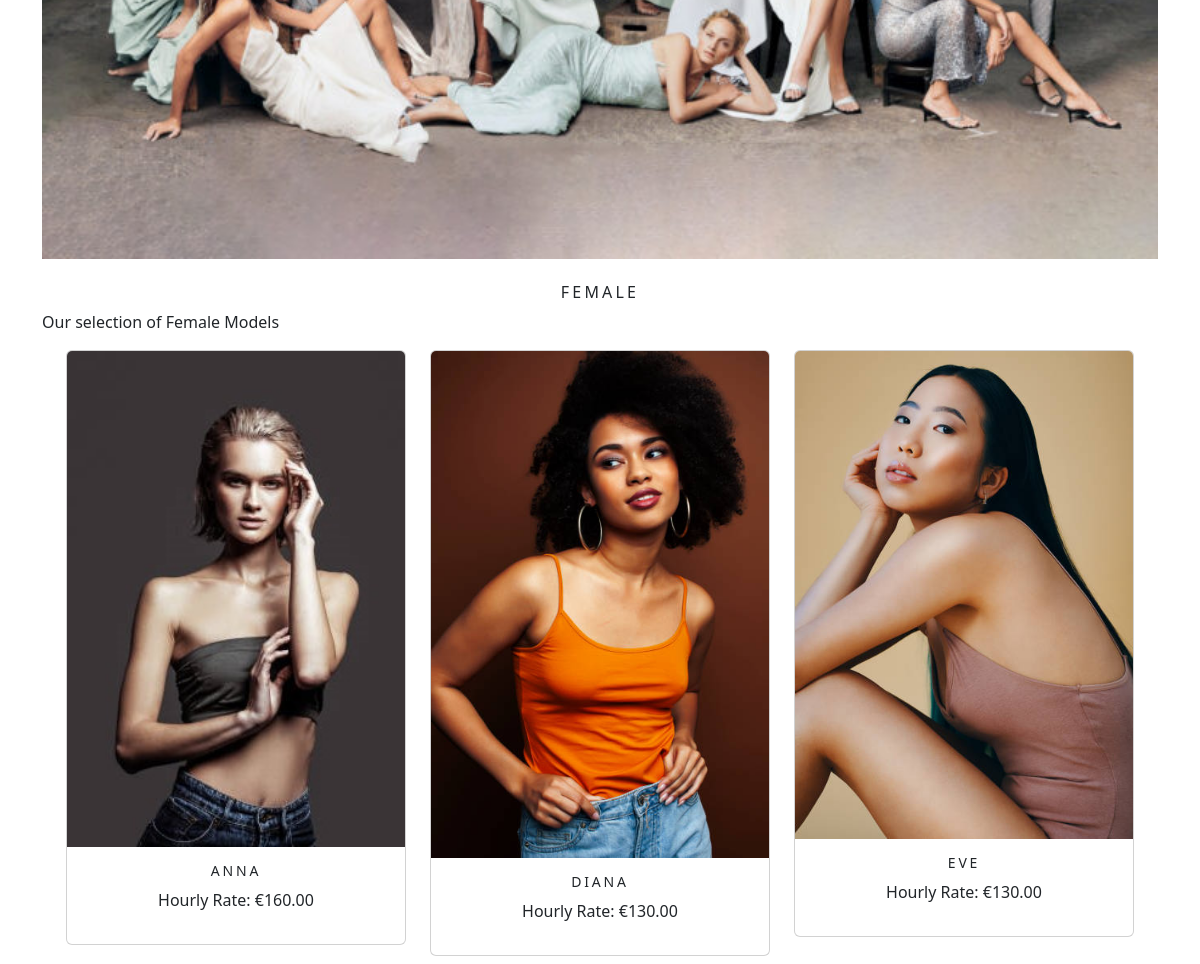
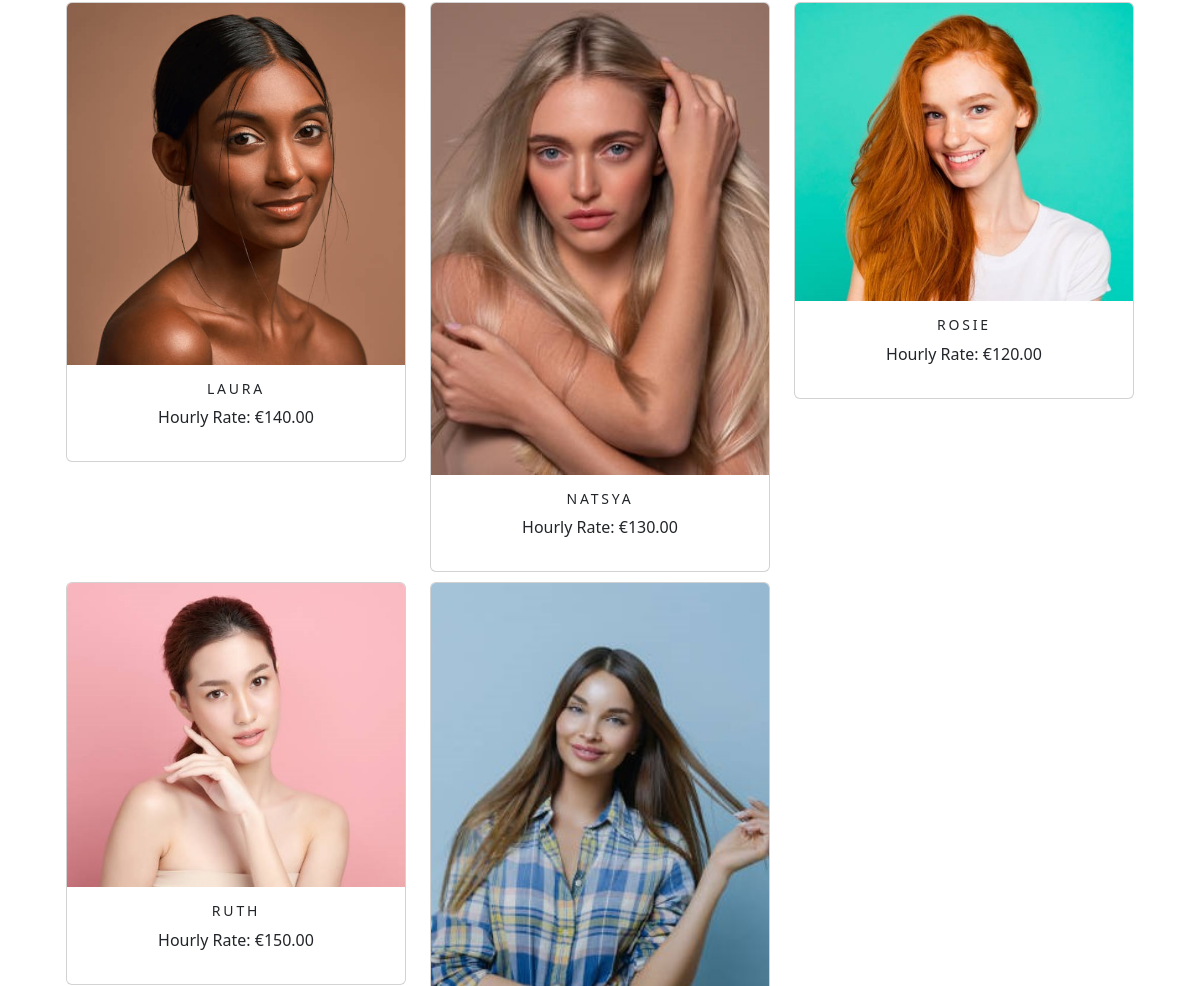
Before: /005fdd27-d5b4-473c-82e8-7c0a15552352/ (middle part) with the older database file (2 pictures, top to bottom).
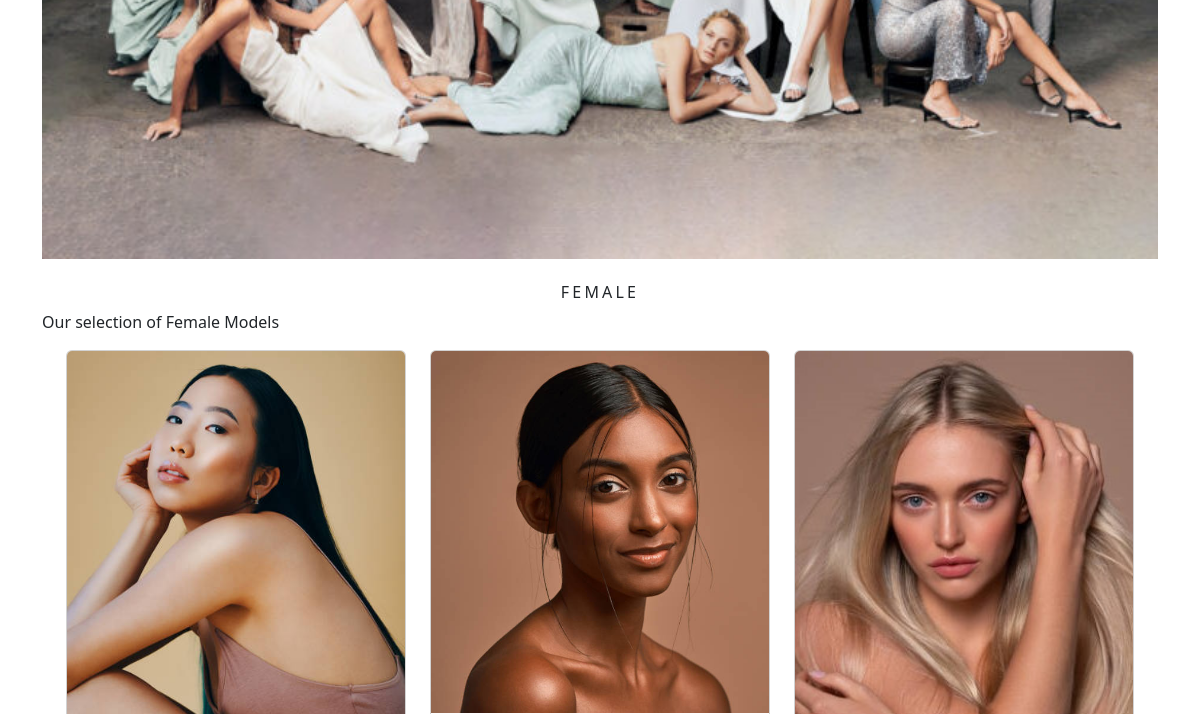
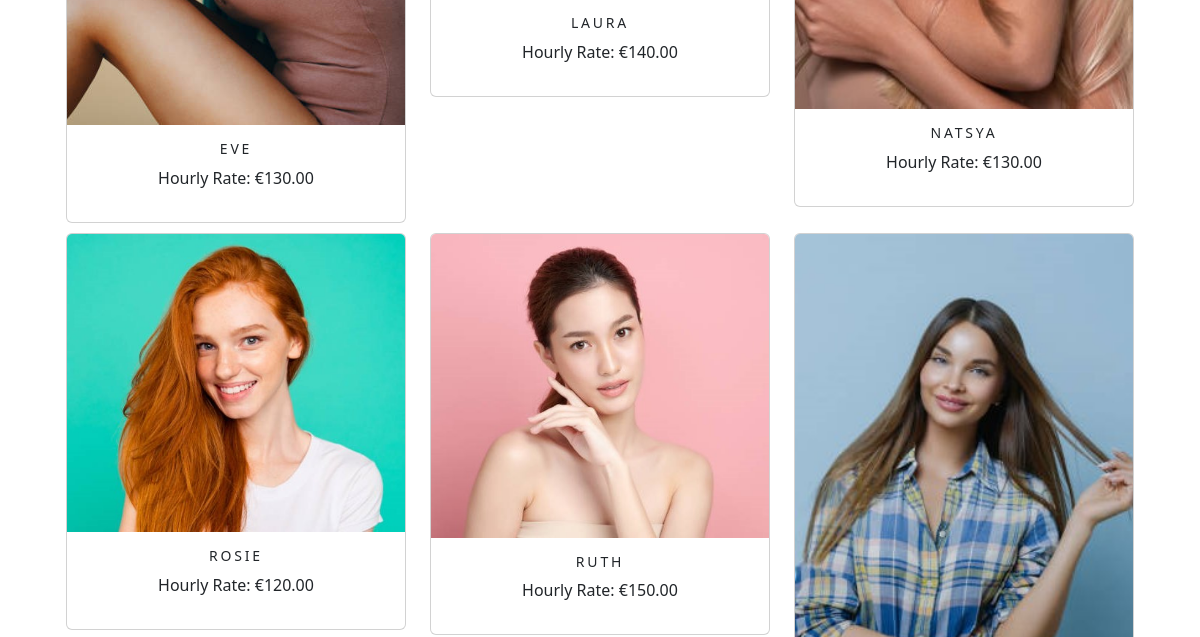
After: the same page with the newer database file (2 pictures, top to bottom).
### sobaka/models.py (models this page shows, shortened)
class Human(models.Model):
    id = models.UUIDField(
        primary_key=True,
        default=uuid.uuid4,
        editable=False)
    name = models.CharField(max_length=250, unique=True)
    category = models.ForeignKey(Category, on_delete=models.CASCADE)
    price = models.DecimalField(max_digits=10, decimal_places=2)
    image1 = models.ImageField(upload_to=upload_to_human, blank=True)
    image2 = models.ImageField(upload_to=upload_to_human, blank=True)
    image3 = models.ImageField(upload_to=upload_to_human, blank=True)
    image4 = models.ImageField(upload_to=upload_to_human, blank=True)
    image5 = models.ImageField(upload_to=upload_to_human, blank=True)
    available = models.BooleanField(default=True)
    if available==True:
        available_hours = models.IntegerField()
    height = models.IntegerField(blank=True, null=True)
    shoe_size = models.IntegerField(blank=True, null=True)
    waist_size = models.IntegerField(blank=True, null=True)
    bust_size = models.IntegerField(blank=True, null=True)
    hip_size = models.IntegerField(blank=True, null=True)
    eye_color = models.CharField(max_length=250, blank=True)
    hair_color = models.CharField(max_length=250, blank=True)
    class Meta:
        ordering = ('name',)
        verbose_name = 'human'
        verbose_name_plural = 'humans'
    def get_absolute_url(self):
        return reverse('sobaka:human_detail', args=[self.category.id, self.id])

### sobaka/views.py (the view)
# urls.py: path('', views.hum_list, name = 'all_humans'),
def hum_list(request, category_id=None):
    category = None
    humans = Human.objects.filter(available=True)
    if category_id:
        category = get_object_or_404(Category, id=category_id)
        humans = Human.objects.filter(category=category, available=True)
    paginator = Paginator(humans, 15)
    try:
        page = int(request.GET.get('page', '1'))
    except:
        page = 1
    try:
        humans = paginator.page(page)
    except (EmptyPage,InvalidPage):
        humans = paginator.page(paginator.num_pages)
    return render(request, 'sobaka/category.html',{'category':category, 'hums':humans})

### cart/context_processors.py (called while the page is built)
def counter(request):
    item_count = 0
    if 'admin' in request.path:
        return {}
    else:
        try:
            cart = Cart.objects.filter(cart_id=_cart_id(request))
            cart_items = CartItem.objects.all().filter(cart=cart[:1])
            for cart_item in cart_items:
                item_count += cart_item.quantity
        except Cart.DoesNotExist:
            item_count = 0
    return {'item_count':item_count}

### cart/views.py (called while the page is built)
def _cart_id(request):
    cart = request.session.session_key
    if not cart:
        cart = request.session.create()
    return cart

### sobaka/context_processors.py (called while the page is built)
def menu_links(request):
    links = Category.objects.all()
    return {'links':links}

### sobaka/models.py (called while the page is built)
    def get_absolute_url(self):
        return reverse('sobaka:humans_by_category', args=[self.id])

### sobaka/templates/sobaka/category.html (shortened to what this page needs)
{% extends "base.html" %}
{% load static %}
{% block content %}
    <div class="mx-auto">
        {% if category %}
            <img class="my_image" src="{{category.image.url}}" alt="{{category.name}}">
        </div>
        <br>
        <div>
            <h1 class="text-center my_title">{{category.name}}</h1>
            <p class="text-justify">{{category.description}}</p>
        </div>
    {% endif %}
    <div class="container">
        <div class="row mx-auto">
            {% for human in hums %}
                <div class="my_bottom_margin col-9 col-lg-4 col-sm-12 col-md-4">
                    <div class="card text-center" style="min-width:18rem;">
                        <a class ="img" href="{{human.get_absolute_url}}"><img class="card-img-top
                          my_image"src="{{human.image1.url}}" alt="{{human.name}}"></a>
                        <div class="card-body">
                            <h4>{{human.name}}</h4>
                            <p>Hourly Rate: €{{human.price}}</p>
                        </div>
                    </div>
                </div>
            {% endfor %}
        </div>
        <br>
    </div>
{% endblock %}

Changed rows visible on the page:
no longer on this page (row edited): Human: image1 (picture), name "ANNA", price "160.00"
no longer on this page (row edited): Human: image1 (picture), name "DIANA", price "130.00"
